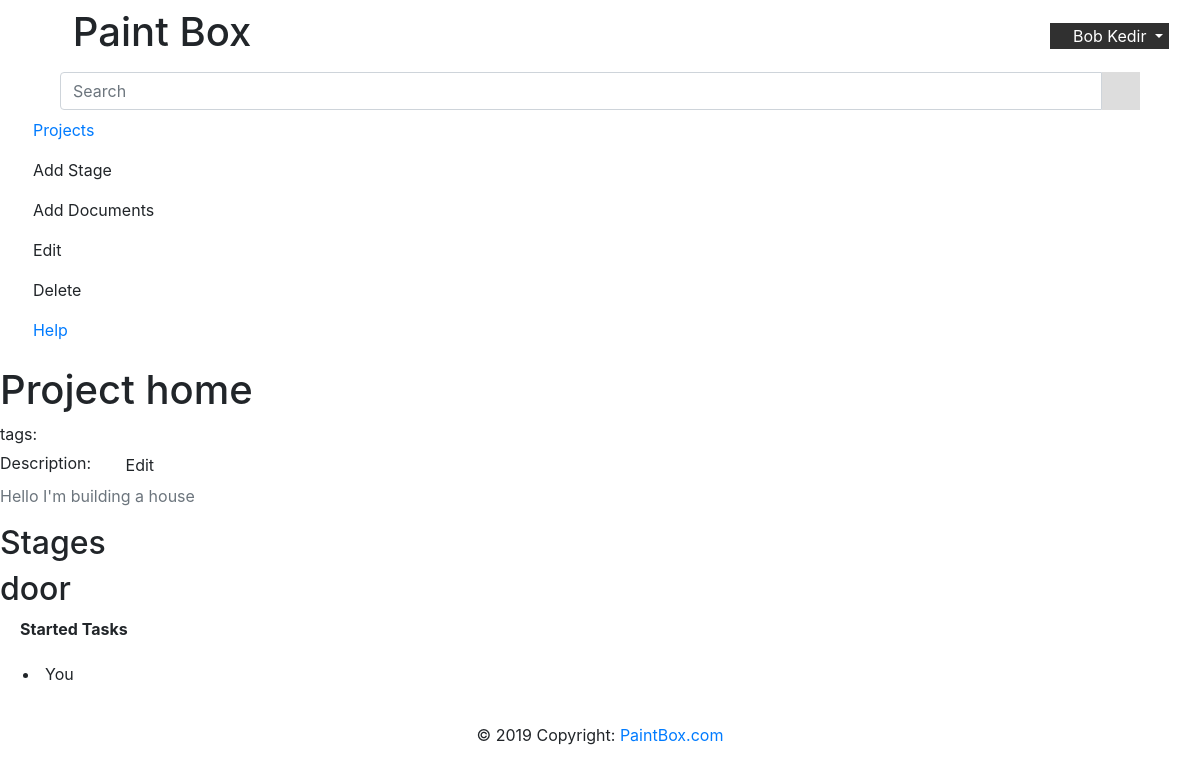
/project/1 (signed in), run on an earlier commit of the app's database.
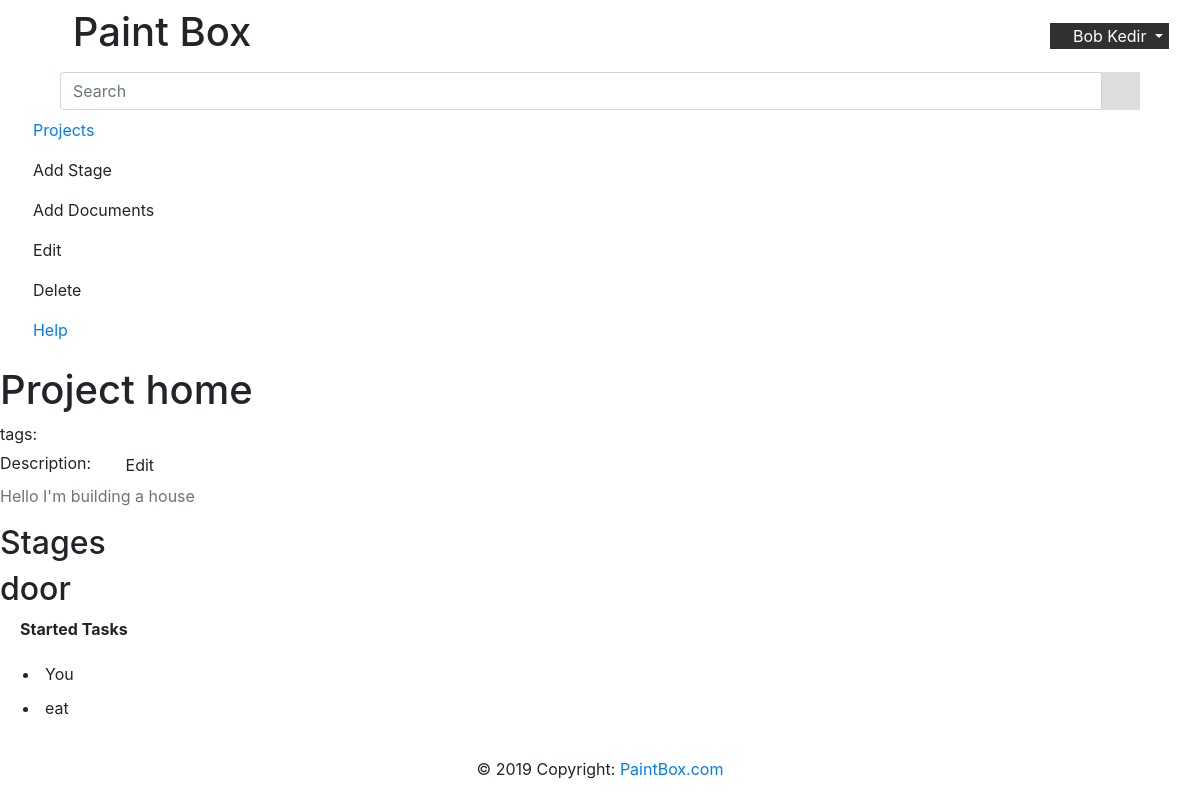
And on a later commit of the database.
### PaintBox/modules/database.py (models this page shows, shortened)
class DBUser(db.Model, UserMixin):
    __tablename__ = 'user'
    id = db.Column(db.Integer, primary_key=True)
    username = db.Column(db.String(120), unique=True, nullable=False)
    firstname = db.Column(db.String(20), nullable=False)
    lastname = db.Column(db.String(20), nullable=False)
    email = db.Column(db.String(120), unique=True, nullable=False)
    image_file = db.Column(db.String(20), nullable=False, default='default.jpg')
    password = db.Column(db.String(60), nullable=False)
    projects = db.relationship('DBproject', backref='author', lazy=True)

### PaintBox/modules/Project.py (models this page shows, shortened)
class DBproject(db.Model, object):
    __tablename__ = 'project'
    id = db.Column(db.Integer, primary_key=True)
    name = db.Column(db.String(100), nullable=False)
    date_posted = db.Column(db.DateTime, nullable=False, default=datetime.utcnow)
    description = db.Column(db.Text)
    user_id = db.Column(db.Integer, db.ForeignKey('user.id'), nullable=False)
    tags = db.relationship('DBTag', backref='pro', lazy=True)
    stages = db.relationship('DBStage', backref='stage', lazy=True)
    __table_args__ = (UniqueConstraint('user_id', 'name', name='_name_user'),)
    def get_id(self):
        return self.id
    def get_name(self):
        return self.name
    def get_description(self):
        return self.description
    def get_tags(self):
        tag_list = []
        tags = DBTag.query.filter_by(pro=self).all()
        if tags is not None:
            for i in tags:
                tag_list.append(i.name)
        return tag_list
    def get_stages(self):
        stages_list = []
        stage = DBStage.query.filter_by(stage=self).all()
        if stage is not None:
            for i in stage:
                stages_list.append(i)
        return stages_list

### PaintBox/modules/Stage.py (models this page shows, shortened)
class DBStage(db.Model):
    __tablename__ = 'stage'
    id = db.Column(db.Integer, primary_key=True)
    name = db.Column(db.String(100), nullable=False)
    date_posted = db.Column(db.DateTime, nullable=False, default=datetime.utcnow)
    project_id = db.Column(db.Integer, db.ForeignKey('project.id'), nullable=False)
    todos = db.relationship('DBtodo', backref='stage', lazy=True)
    __table_args__ = (UniqueConstraint('project_id', 'name', name='_name_project'),)
    def get_id(self):
        return self.id
    def get_name(self):
        return self.name
    def get_started(self):
        started = []
        taskid = []
        task = DBtodo.query.filter_by(stage=self).all()
        if task is not None:
            for i in task:
                if i.completed is False:
                    started.append(i.name)
                    taskid.append(i.id)
        return started, taskid

### PaintBox/modules/Todo.py (models this page shows, shortened)
class DBtodo(db.Model):
    __tablename__ = 'todo'
    id = db.Column(db.Integer, primary_key=True)
    name = db.Column(db.String(100), nullable=False)
    completed = db.Column(db.Boolean, unique=False, nullable=False, default=False)
    date_posted = db.Column(db.DateTime, nullable=False, default=datetime.utcnow)
    stage_id = db.Column(db.Integer, db.ForeignKey('stage.id'), nullable=False)

### PaintBox/routes/project_routes.py (the view)
@app.route('/project/<name>', methods=['GET', 'POST'])
@login_required
def project(name):
    pro = Project.get_db(name)
    return render_template('project.html', title='Project', project=pro, stages=pro.get_stages(), user=current_user)

### PaintBox/modules/Project.py (called while the page is built)
def get_db(id):
    return DBproject.query.filter_by(id=id).first()

### PaintBox/modules/database.py (called while the page is built)
@login_manager.user_loader
def load_user(user_id):
    return DBUser.query.get(int(user_id))

### PaintBox/templates/project.html (shortened to what this page needs)
{% from 'sidebar_macro.html' import project_view_sidebar %}
{% from 'modals_macro.html' import message %}
{% from 'todo_macro.html' import todo %}
{% extends "base.html" %}
{% block style %}
    <link rel="stylesheet" href="{{ url_for('static', filename='css/sidebar_style.css') }}">
    <link rel="stylesheet" href="{{ url_for('static', filename='css/project_display.css') }}">
    <link rel="stylesheet" href="{{ url_for('static', filename='css/todo.css') }}">
{% endblock %}
{% block nav %}
    {{ project_view_sidebar() }}
{% endblock %}
{% block main %}
    <div style="width: 100%; flex-direction: column;">
        <div class="project_info">
            <h1>Project {{ project.get_name() }}  </h1>
            tags:
            Description:
            <button type="button" class="btn btn-default" onclick="divClicked()"><i class="fas fa-edit"></i> Edit
            </button>
            <p id="editDescription" class="text-muted" contenteditable="true">{{ project.get_description() }}</p>
        </div>
        <h2>Stages</h2>
        {% if stages|length  != 0 %}
             <div class="project-container">
                {% for item in stages %}
                    <div class="project">
                        <a  onclick="showTodo({{ item.get_id() }})" data-target="#todo_modal" >
                            <h2>{{ item.get_name() }}</h2>
                            <p>
                                <span style="
                                            padding-left: 20px;
                                            font-weight: bolder;
                                        ">Started Tasks</span>
                                <ul>
                                  {% for task in item.get_started()[0] %}
                                      <li style="padding: 5px">{{ task }}</li>
                                {% endfor %}
                                </ul>
                            </p>
                        </a>
                    </div>
                {% endfor %}
            </div>
        {% else %}
            <p>
                You currently have on Stages. Use + button to add a project.
            </p>
        {% endif %}
    </div>
{% endblock %}

### PaintBox/templates/sidebar_macro.html (shortened to what this page needs)
{% macro project_view_sidebar() %}
<nav id="sidebar">
    <div class="sidebar-header">
        <form class="navbar-form"  style="width: 90%; margin: auto;">
            <div class="input-group add-on">
                <input class="form-control" placeholder="Search" name="srch-term" id="srch-term" type="text">
                <div class="input-group-btn" style="background: #DDDDDD;">
                    <button class="btn btn-default" type="submit"><i class="fas fa-search"></i></button>
                </div>
            </div>
        </form>
    </div>
    <ul class="list-unstyled components">
        <li class="nav-item">
            <a class="nav-link" href="/home"><i class="fas fa-arrow-circle-left"></i> Projects <span class="sr-only">(current)</span></a>
        </li>
        <li class="nav-item">
            <a class="nav-link" data-toggle="modal" data-target="#stage_modal"> <i class="fas fa-plus-circle"></i> Add Stage</a>
        </li>
         <li class="nav-item">
              <a class="nav-link" data-toggle="modal" data-target="#document_modal"> <i class="fas fa-plus-circle"> </i>  Add Documents</a>
        </li>
        <li class="nav-item">
            <a class="nav-link" data-toggle="modal" data-target="#edit_modal"> <i class="fas fa-edit"> </i>  Edit</a>
        </li>
         <li class="nav-item">
              <a class="nav-link" onclick="delete_project()"> <i class="fas fa-trash"> </i>  Delete</a>
        </li>
        <li class="nav-item">
            <a class="nav-link" href="/"><i class="fas fa-info-circle"></i> Help</a>
        </li>
    </ul>
</nav>
{% endmacro %}

### PaintBox/templates/base.html (shortened to what this page needs)
<!DOCTYPE html>
<html lang="en" xmlns="http://www.w3.org/1999/html">
<head>
    <link rel="stylesheet" href="https://use.fontawesome.com/releases/v5.8.1/css/all.css"
>
    <link rel="stylesheet" href="https://maxcdn.bootstrapcdn.com/bootstrap/4.3.1/css/bootstrap.min.css">
    {% block style %}{% endblock %}
    <link rel="stylesheet" href="{{ url_for('static', filename='css/home.css') }}">
</head>
<body class="wrapper">
<header>
    <nav class="navbar navbar-expand-lg">
        <div class="container-fluid">
            <a type="button" id="sidebarCollapse">
                    <div class="sidebar-header">
                        <h1>
                            <i class="fas fa-puzzle-piece"></i>
                            <span>Paint Box</span>
                        </h1>
                    </div>
            </a>
            {% if current_user.is_authenticated %}
                <div class="btn-group user_info">
                    <button type="button" class="dropdown-toggle" data-toggle="dropdown" aria-haspopup="true"
                            aria-expanded="false"
                            style="
                                background: #303030;
                                border: #303030;
                                color: white;
                            ">
                        <i class="fas fa-user"></i>
                        <span>{{ user.firstname }} {{ user.lastname }} </span>
                    </button>
                </div>
            {% endif %}
        </div>
    </nav>
</header>
{% block nav %}
{% endblock %}
<main id="content">
    {% block main %}{% endblock %}
</main>
<footer class="footer">
    <div class="footer-copyright text-center py-3">© 2019 Copyright:
        <a href="https://mdbootstrap.com/education/bootstrap/"> PaintBox.com</a>
    </div>
</footer>
</body>
</html>

What changed in the data, as far as the page shows it:
added DBtodo: name "eat"
